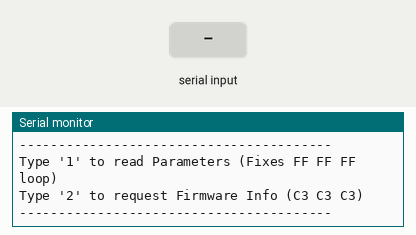
Recording of a sketch running on a simulated Arduino Uno, built with avr-gcc and run on an emulated ATmega328P. On the bench: the last lines printed to the serial monitor. Inputs (shaded band) come from the test bench.

Above: at 1.4 s.
1.5 s: "1\n" received over Serial
At 1.9 s:
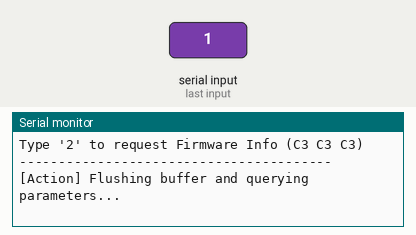
3.0 s: byte 50 ('2') received over Serial
At 4.2 s:
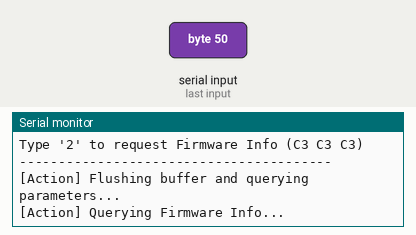
4.5 s: "1\n" received over the second serial link
At 5.4 s:
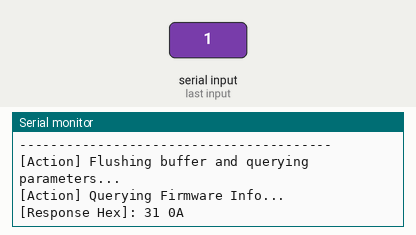
6.0 s: "2\n" received over the second serial link
At 6.5 s:
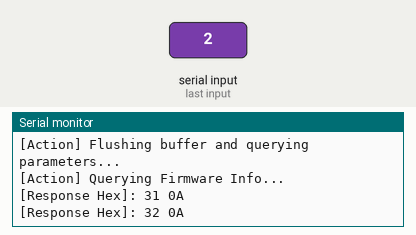

Measured:
- after the input at 1.5 s, the serial monitor: prints a new line at once (image 1)
- after the input at 3.0 s, the serial monitor: prints a new line at once (image 2)
- after the input at 4.5 s, the serial monitor: prints a new line at once (image 3)
- after the input at 6.0 s, the serial monitor: prints a new line at once (image 4)

The sketch:

Diagnostics_E32.ino
```cpp
#include <SoftwareSerial.h>

//Connect M0 and M1 to 3.3 V
// Using healthy digital pins to bypass the fried hardware UART pins (0 and 1)
const int rxPin = 10; // Connect to Module TXD
const int txPin = 11; // Connect to Module RXD (via 5V-to-3.3V voltage divider)

SoftwareSerial moduleSerial(rxPin, txPin);

void setup() {
  // Initialize communication with your PC Serial Monitor
  Serial.begin(9600);
  while (!Serial) {
    ; // Wait for the serial port to connect
  }

  // Initialize communication with the wireless module
  moduleSerial.begin(9600);

  Serial.println("--- Module Recovery & Diagnostic Tool ---");
  Serial.println("Hardware: Using Pins 10 (RX) and 11 (TX).");
  Serial.println("Ensure M0 and M1 are securely tied HIGH (VCC).");
  Serial.println("----------------------------------------");
  Serial.println("Type '1' to read Parameters (Fixes FF FF FF loop)");	// FF FF FF loop appears if C0 C0 C0 command is sent
  Serial.println("Type '2' to request Firmware Info (C3 C3 C3)");
  Serial.println("----------------------------------------\n");
}

void loop() {
  // 1. Listen for commands from the PC Serial Monitor
  if (Serial.available() > 0) {
    char choice = Serial.read();

    if (choice == '1') {
      Serial.println("[Action] Flushing buffer and querying parameters...");

      // FIX: Aggressively read and discard any residual floating/FF bytes
      // in the serial line before we send our official request.
      while (moduleSerial.available() > 0) {
        moduleSerial.read();
      }
      delay(50); // Small pause to let lines stabilize

      // Send Parameter Query
      byte cmd[] = {0xC1, 0xC1, 0xC1};
      moduleSerial.write(cmd, 3);
    }
    else if (choice == '2') {
      Serial.println("[Action] Querying Firmware Info...");

      // Send Firmware Query
      byte cmd[] = {0xC3, 0xC3, 0xC3};
      moduleSerial.write(cmd, 3);
    }
  }

  // 2. Listen for and format the module's response
  if (moduleSerial.available() > 0) {
    Serial.print("[Response Hex]: ");

    // Read the incoming bytes
    while (moduleSerial.available() > 0) {
      byte resp = moduleSerial.read();

      // Format single-digit hex values nicely (e.g., 'F' becomes '0F')
      if (resp < 0x10) Serial.print("0");
      Serial.print(resp, HEX);
      Serial.print(" ");

      delay(10); // Tiny delay to allow the hardware serial buffer to catch up
    }
    Serial.println("\n");
  }
}
```
